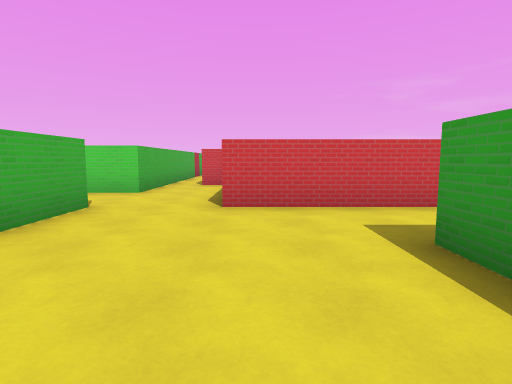
view 1 (above)

24 first-person views from a walk through a Godot game level. The camera is 1.4 m above the floor, tilts 6° down and sees 80° across. The floor is counted in squares, 2 m on a side. Each view is taken from the middle of a square. On the plan, view 1 faces up. The plan holds only what a view shows up to about 10 squares ahead; the rest is blank. Characters and animated objects are not drawn. Surface patterns are stand-ins for the level's own textures.

view 2
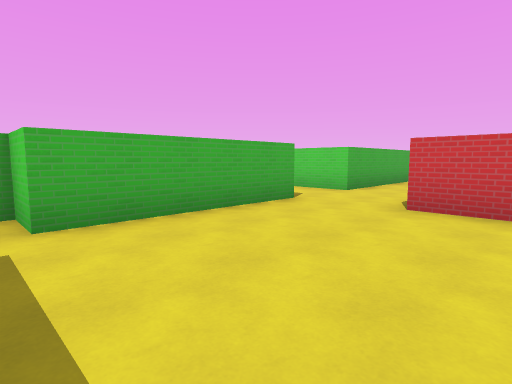

view 3
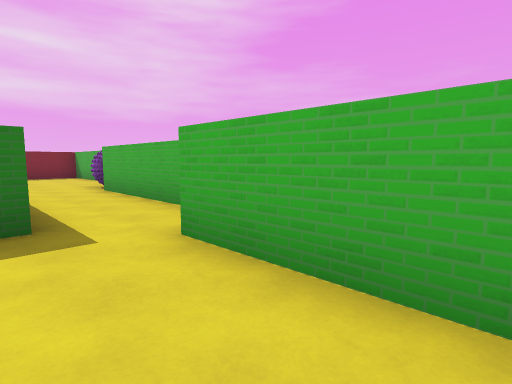

view 4
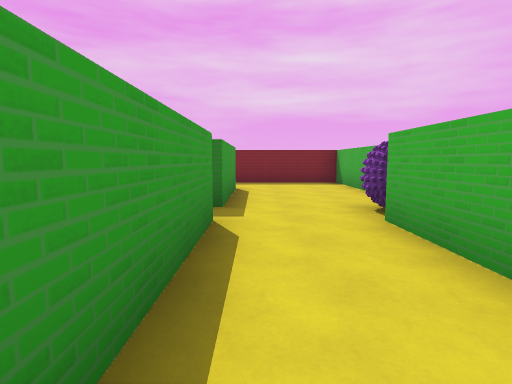

view 5
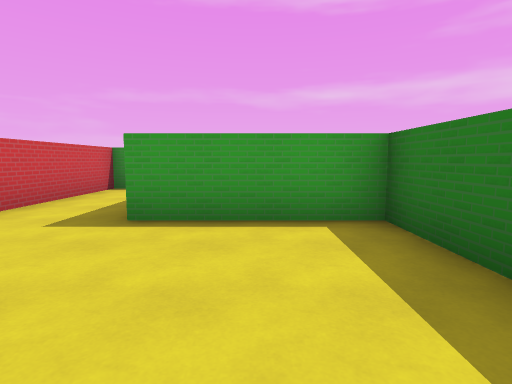

view 6
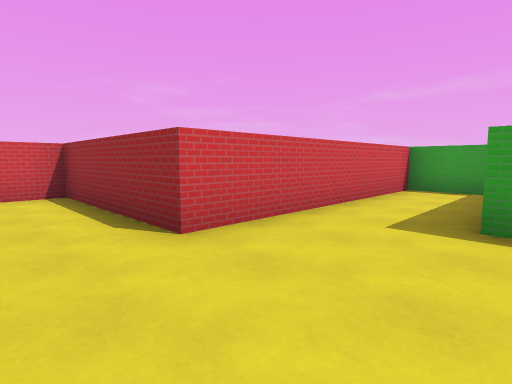

view 7
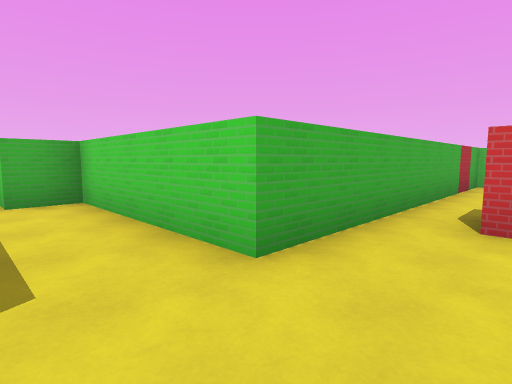

view 8
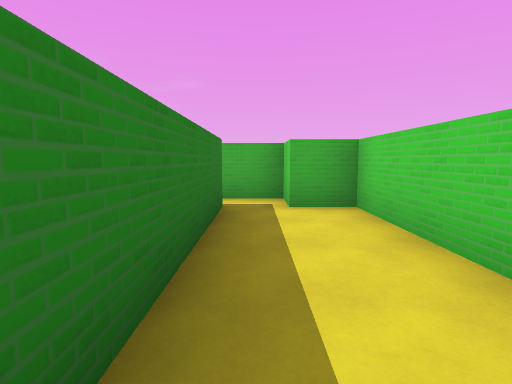

view 9
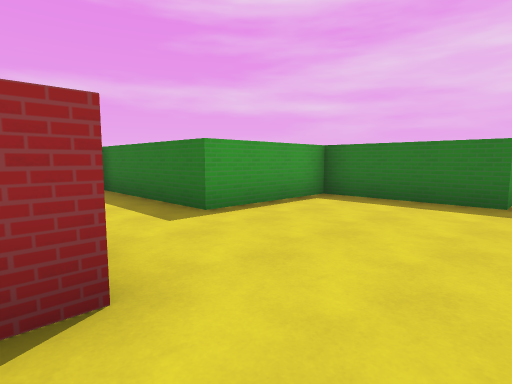

view 10
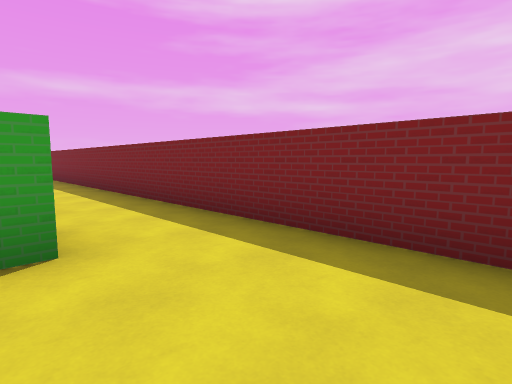

view 11
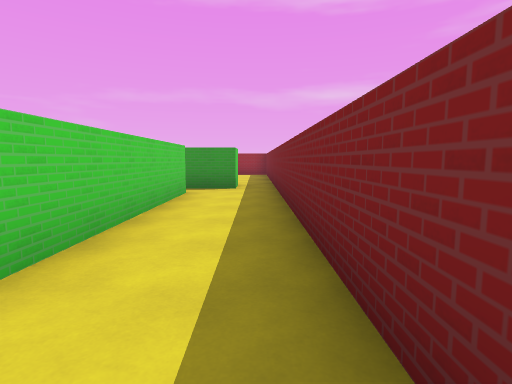

view 12
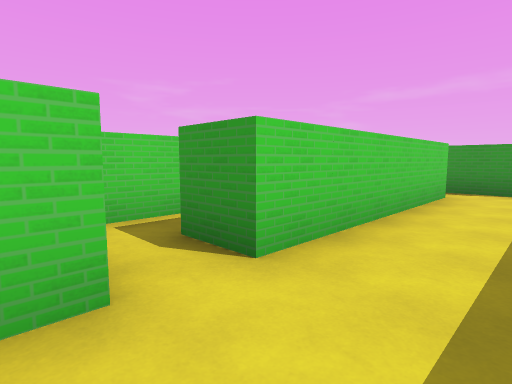

view 13
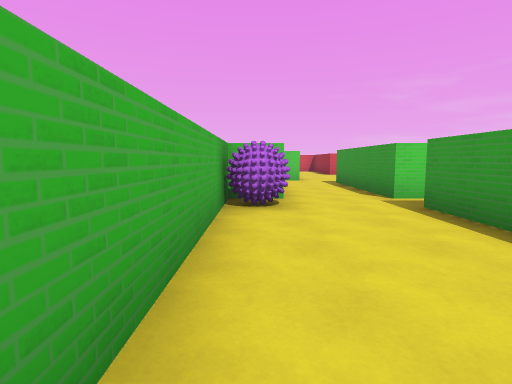

view 14
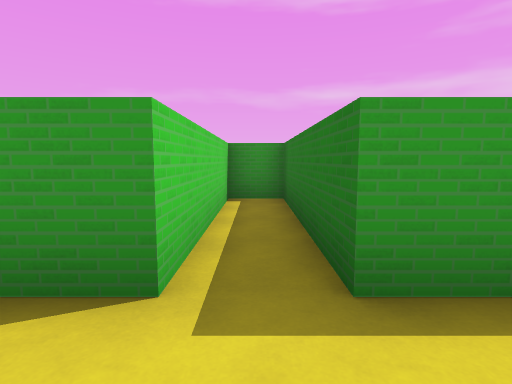

view 15
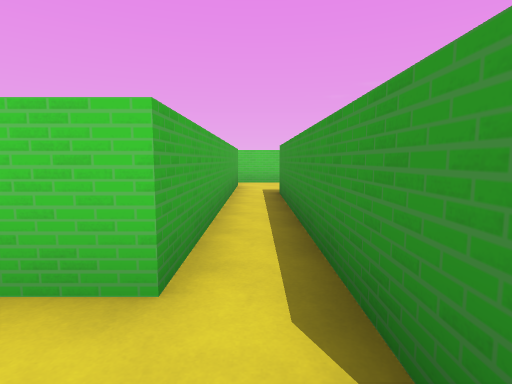

view 16
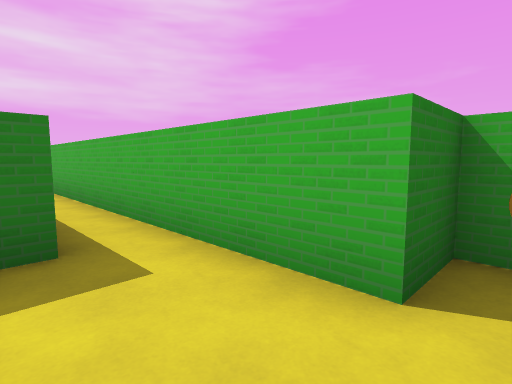

view 17
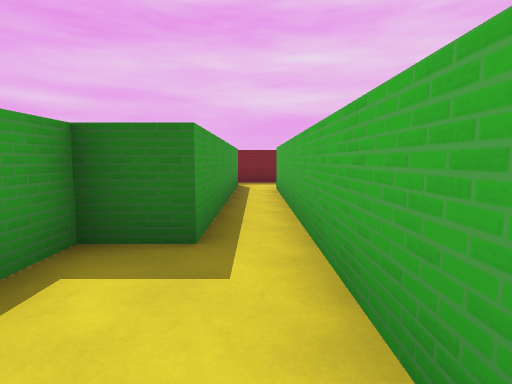

view 18
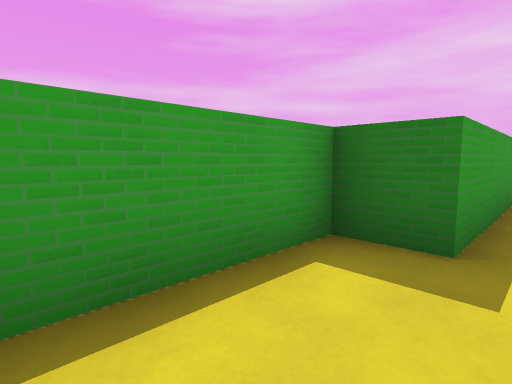

view 19
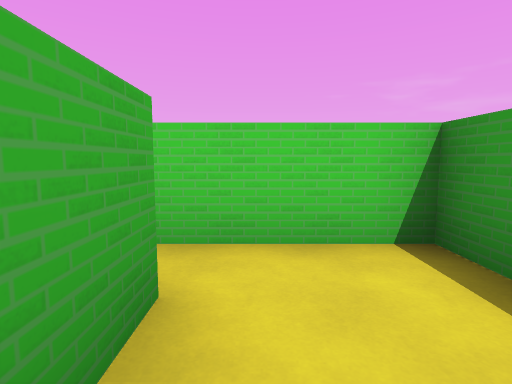

view 20
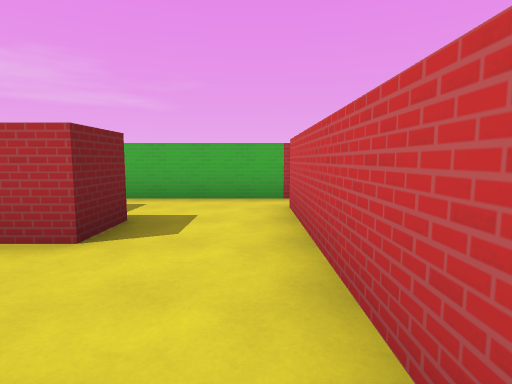

view 21
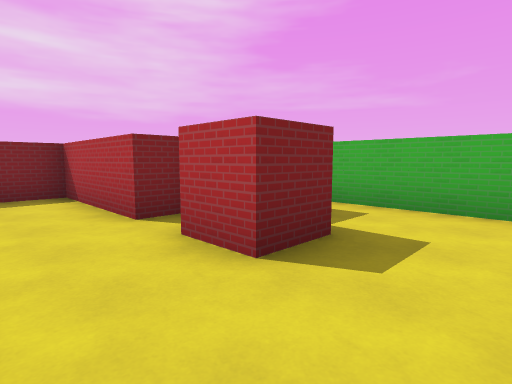

view 22
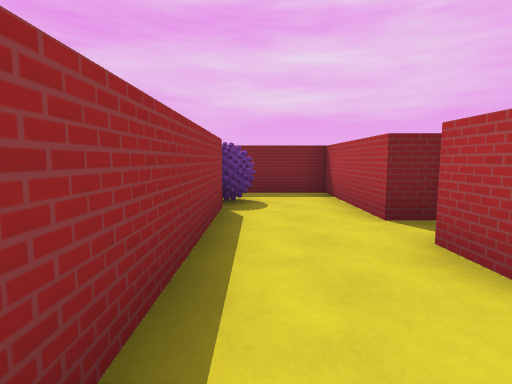

view 23
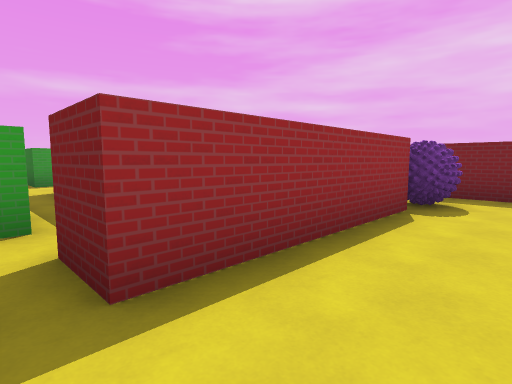

view 24
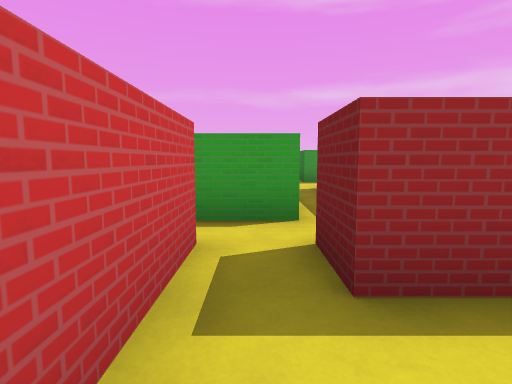

### Floor plan
Ten units are one square. View 1 is at (0, 0); x grows to the right and y downward. Boxes are objects, and circles mark ways between rooms. Rooms are numbered by the first view taken in them; rooms with no view inside come last. Other rooms are left out.
<svg viewBox="-80 -135 190 245">
<path fill="none" stroke="#000" d="M-35 11 -35 45 -45 45 -45 105 -15 105M-36 48 -35 52M-35 49 -35 51M-37 48 -36 52 -39 57 -41 51M-38 48 -35 51M-34 53 -39 56M-35 53 -39 57M-35 53 -40 55M-39 51 -33 54M-35 54 -39 56M-35 54 -39 57M-35 54 -40 55M-34 56 -42 55M-34 56 -44 57M-35 57 -45 54M-34 58 -45 54M-38 57 -43 54M-39 58 -44 52M-39 58 -44 53M-65 -45 -25 -45 -25 -5 -35 -5M55 -30 55 -45 -5 -45 -5 -85 -15 -85M-15 86 -15 55 25 55 25 45 -15 45 -15 5 15 5 15 -25 55 -25M-25 -125 -25 -65 -65 -65 -65 -55 -75 -55 -75 -44M-4 85 -10 85M55 85 5 85 5 75M-15 105 65 105M65 95 65 85M44 15 55 15 55 85M65 85 65 35 75 35 75 5 51 5M45 -114 45 -128M105 -100 105 -105M35 -125 25 -125M25 -115 35 -115M-6 -105 5 -105 5 -95M-1 -85 5 -85 5 -55 25 -55M25 -125 -15 -125M20 -72 21 -72M25 -74 25 -115M20 -71 21 -71M19 -70 26 -73M19 -69 23 -72 23 -72 23 -72 23 -72M19 -69 22 -71M20 -69 23 -72M20 -68 23 -72M21 -67 23 -72M21 -66 23 -72"/>
<rect x="45" y="5" width="10" height="10" fill="#bbb"><title>other object</title></rect>
<circle cx="-10" cy="95" r="3" fill="#2a7"/>
<circle cx="-5" cy="-115" r="3" fill="#2a7"/>
<circle cx="60" cy="80" r="3" fill="#2a7"/>
<circle cx="30" cy="-120" r="3" fill="#2a7"/>
<text x="-10" y="0">1</text>
<text x="20" y="90">2</text>
<text x="60" y="40">3</text>
<text x="70" y="-110">4</text>
<text x="10" y="-100">5</text>
</svg>
Room 1 opens to room 2. Room 1 opens to room 5. Room 2 opens to room 3. Room 4 opens to room 5.

Where each view was taken, in squares from view 1:
view 1: 0 up, 0 right, facing up
view 2: 0 up, 1 right, facing up-left
view 3: 3 up, 1 left, facing down-left
view 4: 1 down, 2 left, facing down
view 5: 1 up, 2 left, facing right
view 6: 2 up, 2 left, facing up-right
view 7: 5 up, 1 left, facing up-left
view 8: 5 up, 2 left, facing left
view 9: 5 up, 2 left, facing down-right
view 10: 8 down, 4 left, facing down-right
view 11: 10 down, 1 left, facing right
view 12: 10 down, 1 left, facing up-right
view 13: 10 down, 4 left, facing up
view 14: 5 down, 3 left, facing right
view 15: 10 down, 6 right, facing up
view 16: 1 down, 7 right, facing down-left
view 17: 1 down, 6 right, facing down
view 18: 1 down, 6 right, facing down-right
view 19: 3 down, 6 right, facing up
view 20: 12 up, 3 right, facing left
view 21: 12 up, 2 right, facing down-left
view 22: 12 up, 2 right, facing down
view 23: 12 up, 1 right, facing down-right
view 24: 12 up, 1 right, facing right
